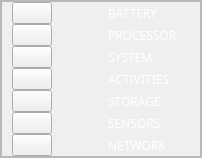
        <widget class="QFrame" name="frmBodyLeft">
         <property name="maximumSize">
          <size>
           <width>100</width>
           <height>16777215</height>
          </size>
         </property>
         <property name="styleSheet">
          <string notr="true">color: rgb(255, 255, 255);</string>
         </property>
         <property name="frameShape">
          <enum>QFrame::StyledPanel</enum>
         </property>
         <property name="frameShadow">
          <enum>QFrame::Raised</enum>
         </property>
         <layout class="QVBoxLayout" name="verticalLayout_4">
          <property name="spacing">
           <number>0</number>
          </property>
          <property name="leftMargin">
           <number>0</number>
          </property>
          <property name="topMargin">
           <number>0</number>
          </property>
          <property name="rightMargin">
           <number>0</number>
          </property>
          <property name="bottomMargin">
           <number>0</number>
          </property>
          <item alignment="Qt::AlignLeft">
           <widget class="QFrame" name="frmMenu">
            <property name="minimumSize">
             <size>
              <width>200</width>
              <height>0</height>
             </size>
            </property>
            <property name="frameShape">
             <enum>QFrame::StyledPanel</enum>
            </property>
            <property name="frameShadow">
             <enum>QFrame::Raised</enum>
            </property>
            <layout class="QGridLayout" name="gridLayout">
             <property name="leftMargin">
              <number>10</number>
             </property>
             <property name="topMargin">
              <number>0</number>
             </property>
             <property name="rightMargin">
              <number>0</number>
             </property>
             <property name="bottomMargin">
              <number>0</number>
             </property>
             <property name="horizontalSpacing">
              <number>4</number>
             </property>
             <property name="verticalSpacing">
              <number>0</number>
             </property>
             <item row="4" column="0" alignment="Qt::AlignLeft">
              <widget class="QPushButton" name="btnStorage">
               <property name="text">
                <string/>
               </property>
               <property name="icon">
                <iconset resource="icons.qrc">
                 <normaloff>:/icons/feather/inbox.svg</normaloff>:/icons/feather/inbox.svg</iconset>
               </property>
               <property name="iconSize">
                <size>
                 <width>30</width>
                 <height>30</height>
                </size>
               </property>
              </widget>
             </item>
             <item row="3" column="0" alignment="Qt::AlignLeft">
              <widget class="QPushButton" name="btnActivities">
               <property name="text">
                <string/>
               </property>
               <property name="icon">
                <iconset resource="icons.qrc">
                 <normaloff>:/icons/feather/bar-chart.svg</normaloff>:/icons/feather/bar-chart.svg</iconset>
               </property>
               <property name="iconSize">
                <size>
                 <width>30</width>
                 <height>30</height>
                </size>
               </property>
              </widget>
             </item>
             <item row="0" column="0" alignment="Qt::AlignLeft">
              <widget class="QPushButton" name="btnBattery">
               <property name="text">
                <string/>
               </property>
               <property name="icon">
                <iconset resource="icons.qrc">
                 <normaloff>:/icons/feather/battery-charging.svg</normaloff>:/icons/feather/battery-charging.svg</iconset>
               </property>
               <property name="iconSize">
                <size>
                 <width>30</width>
                 <height>30</height>
                </size>
               </property>
              </widget>
             </item>
             <item row="5" column="0" alignment="Qt::AlignLeft">
              <widget class="QPushButton" name="btnSensors">
               <property name="text">
                <string/>
               </property>
               <property name="icon">
                <iconset resource="icons.qrc">
                 <normaloff>:/icons/feather/shield.svg</normaloff>:/icons/feather/shield.svg</iconset>
               </property>
               <property name="iconSize">
                <size>
                 <width>30</width>
                 <height>30</height>
                </size>
               </property>
              </widget>
             </item>
             <item row="2" column="0" alignment="Qt::AlignLeft">
              <widget class="QPushButton" name="btnSystem">
               <property name="text">
                <string/>
               </property>
               <property name="icon">
                <iconset resource="icons.qrc">
                 <normaloff>:/icons/feather/server.svg</normaloff>:/icons/feather/server.svg</iconset>
               </property>
               <property name="iconSize">
                <size>
                 <width>30</width>
                 <height>30</height>
                </size>
               </property>
              </widget>
             </item>
             <item row="1" column="1">
              <widget class="QLabel" name="label_6">
               <property name="font">
                <font>
                 <family>raleway</family>
                </font>
               </property>
               <property name="text">
                <string>PROCESSOR</string>
               </property>
              </widget>
             </item>
             <item row="1" column="0" alignment="Qt::AlignLeft">
              <widget class="QPushButton" name="btnProcessor">
               <property name="text">
                <string/>
               </property>
               <property name="icon">
                <iconset resource="icons.qrc">
                 <normaloff>:/icons/feather/trello.svg</normaloff>:/icons/feather/trello.svg</iconset>
               </property>
               <property name="iconSize">
                <size>
                 <width>30</width>
                 <height>30</height>
                </size>
               </property>
              </widget>
             </item>
             <item row="2" column="1">
              <widget class="QLabel" name="label_7">
               <property name="font">
                <font>
                 <family>raleway</family>
                </font>
               </property>
               <property name="text">
                <string>SYSTEM</string>
               </property>
              </widget>
             </item>
             <item row="0" column="1">
              <widget class="QLabel" name="label_5">
               <property name="font">
                <font>
                 <family>raleway</family>
                </font>
               </property>
               <property name="text">
                <string>BATTERY</string>
               </property>
              </widget>
             </item>
             <item row="6" column="0" alignment="Qt::AlignLeft">
              <widget class="QPushButton" name="btnNetwork">
               <property name="text">
                <string/>
               </property>
               <property name="icon">
                <iconset resource="icons.qrc">
                 <normaloff>:/icons/feather/wifi.svg</normaloff>:/icons/feather/wifi.svg</iconset>
               </property>
               <property name="iconSize">
                <size>
                 <width>30</width>
                 <height>30</height>
                </size>
               </property>
              </widget>
             </item>
             <item row="3" column="1">
              <widget class="QLabel" name="label_8">
               <property name="font">
                <font>
                 <family>raleway</family>
                </font>
               </property>
               <property name="text">
                <string>ACTIVITIES</string>
               </property>
              </widget>
             </item>
             <item row="4" column="1">
              <widget class="QLabel" name="label_9">
               <property name="font">
                <font>
                 <family>raleway</family>
                </font>
               </property>
               <property name="text">
                <string>STORAGE</string>
               </property>
              </widget>
             </item>
             <item row="5" column="1">
              <widget class="QLabel" name="label_10">
               <property name="font">
                <font>
                 <family>raleway</family>
                </font>
               </property>
               <property name="text">
                <string>SENSORS</string>
               </property>
              </widget>
             </item>
             <item row="6" column="1">
              <widget class="QLabel" name="label_11">
               <property name="font">
                <font>
                 <family>raleway</family>
                </font>
               </property>
               <property name="text">
                <string>NETWORK</string>
               </property>
              </widget>
             </item>
            </layout>
           </widget>
          </item>
         </layout>
        </widget>
